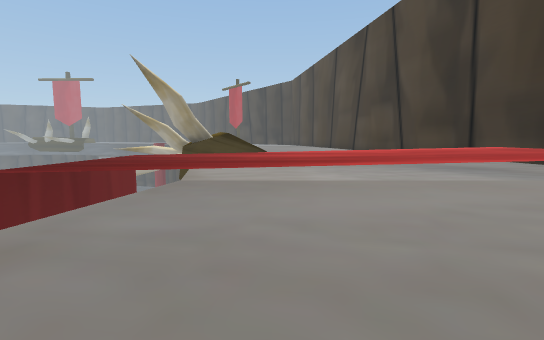
view 1 (above)

17 first-person views from a walk through a 3-D level made in the Unity game engine. The camera is 1.4 m above the floor, tilts 6° down and sees 85° across. The floor is counted in squares, 2 m on a side. Each view is taken from the middle of a square. On the plan, view 1 faces up. The plan holds only what a view shows up to about 10 squares ahead; the rest is blank. The place goes on beyond the plan.

view 2
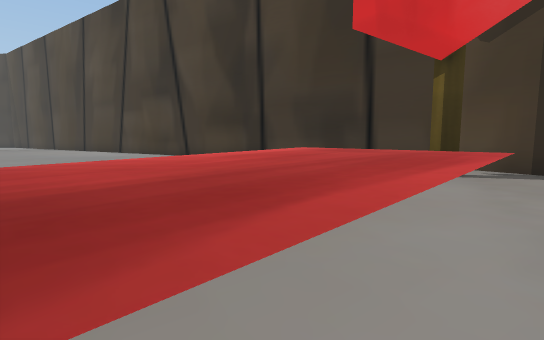

view 3
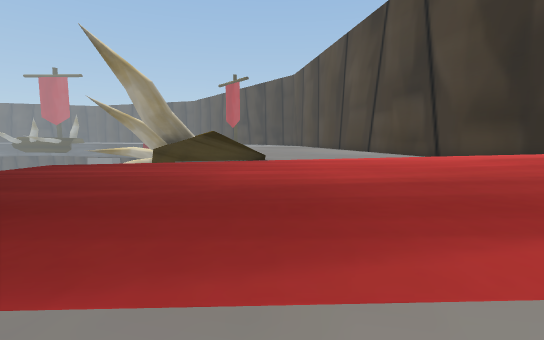

view 4
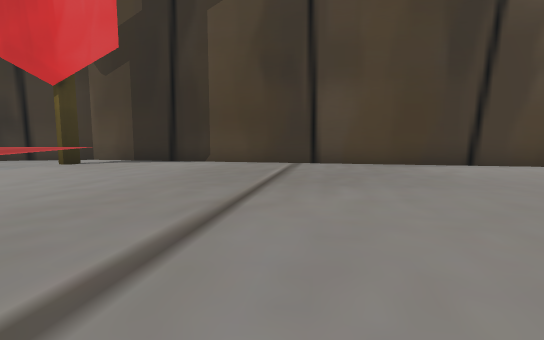

view 5
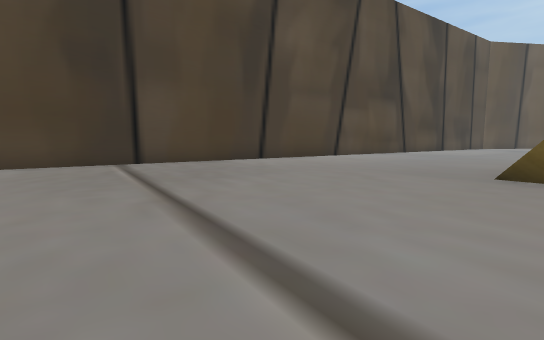

view 6
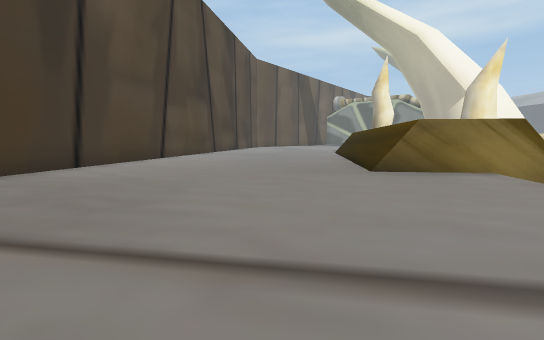

view 7
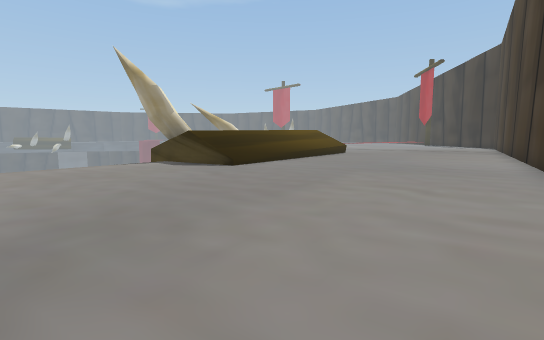

view 8
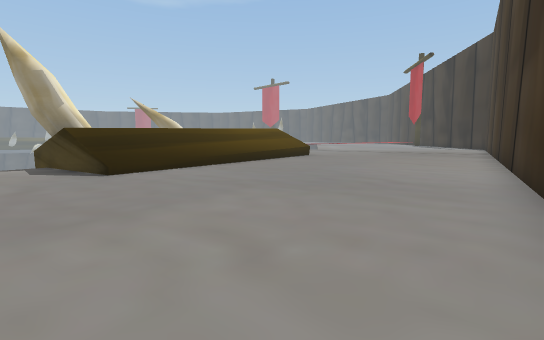

view 9
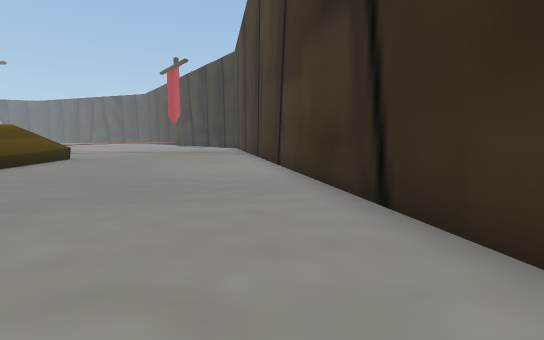

view 10
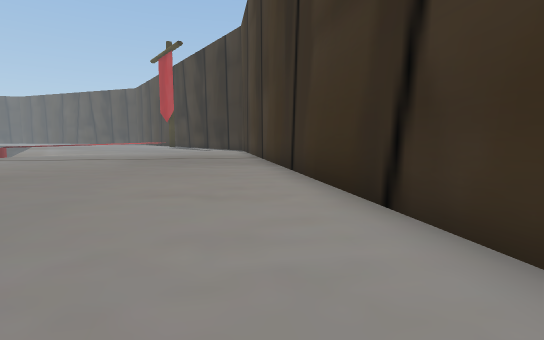

view 11
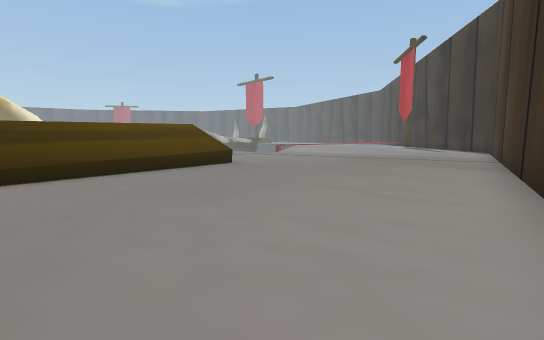

view 12
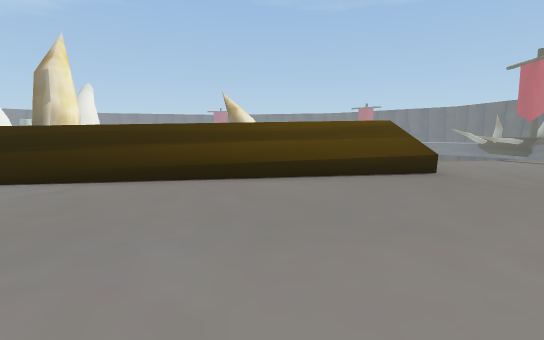

view 13
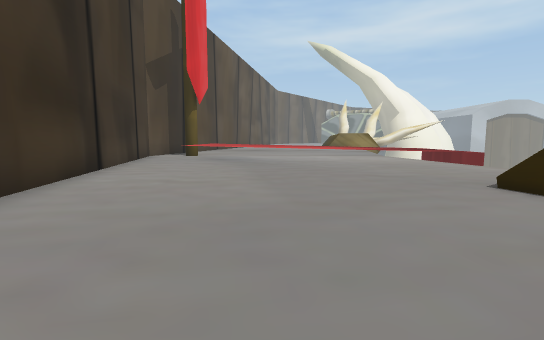

view 14
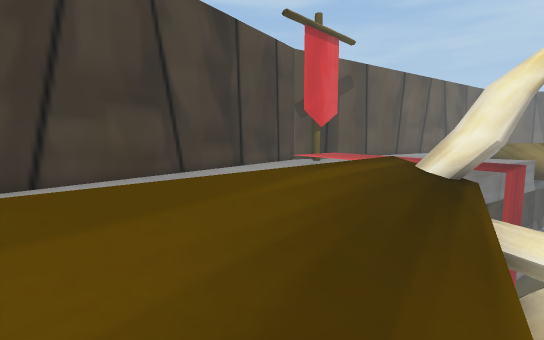

view 15
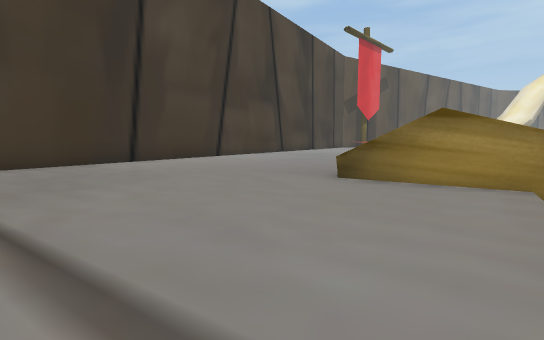

view 16
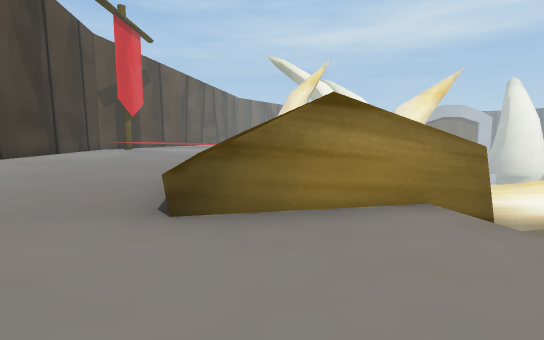

view 17
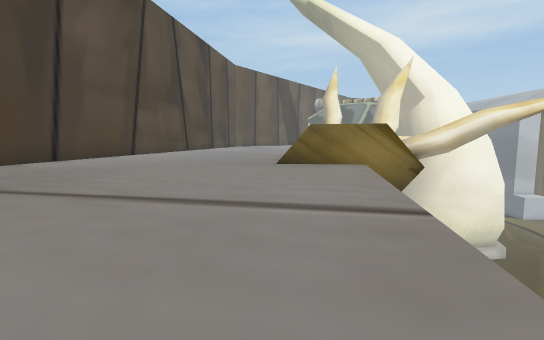

### Floor plan
Key: @ floor where view 1 was taken; # wall or solid block; x gap in a wall; . floor; / step, stairs or slope; = window, fence, low wall or low ledge; ^ raised ledge; v drop or lower ground.
Columns run from 6 left of view 1 to 8 right of it. Each row starts with its distance up from view 1.
 26 v.........#
 25  .........#
 24  .........##
 23  ..........#
 22  v.........#
 21 vv#/=......#
 20 v////......#
 19  v///......##
 18 vv///.......#
 17 #v///=......#
 16  v////......#
 15  v////......#
 14  vv///......##
 13   ##///......#
 12   vx.........#
 11    v.........#
 10     .........#
  9     .........##
  8   v^..........#
  7   v^^^^^^^^^..#
  6   v^^^^^^^^^..#
  5   v^^^^^^^^^^.#
  4   ^^^^^^^^^^..#
  3     v.........#
  2     ..........#
  1     .........##
  0    v..@......#
 -1    v.........#
 -2    v.........#
 -3    ..........#
 -4    .........##
 -5 #^##........#
 -6  # ##=......#
 -7     #.......#
 -8     #.......#
 -9     #......##

Positions as (right, up) in squares from view 1, and headings:
1: (0, 0), facing up
2: (0, 3), facing up-right
3: (0, 3), facing up
4: (-2, -1), facing right
5: (-2, 1), facing down-right
6: (1, 1), facing down
7: (6, 8), facing up-left
8: (6, 11), facing up-left
9: (5, 11), facing up
10: (4, 16), facing up
11: (5, 16), facing up-left
12: (4, 18), facing left
13: (3, 17), facing down
14: (-5, 20), facing down-right
15: (-5, 26), facing down-right
16: (-3, 24), facing down
17: (-1, 3), facing down
